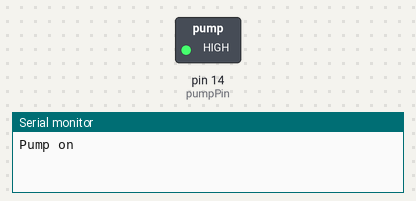
Recording of a sketch running on a simulated Arduino Uno, built with avr-gcc and run on an emulated ATmega328P. Parts: switched loads named in the sketch (green lamp = pin HIGH), the last lines printed to the serial monitor.

Above: at 1.5 s.
At 4.5 s:
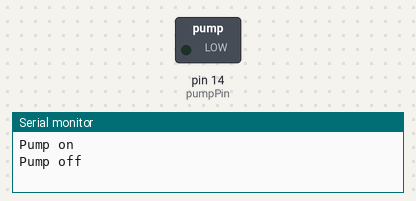
Timing chart, 0 to 7.8 s (numbered marks = the images above):
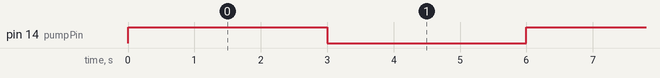

The sketch:

flowmeter.ino
```cpp
int pumpPin = 14;

void setup() {
  pinMode(pumpPin, OUTPUT);
  Serial.begin(9600);
}
void loop() {
  Serial.println("Pump on");
  digitalWrite(pumpPin, HIGH);
  delay(3000);
  Serial.println("Pump off");
  digitalWrite(pumpPin, LOW);
  delay(3000);
}
```

Measured:
- by itself, pin 14 (pumpPin): alternates HIGH for 3.0 s and LOW for 3.0 s
